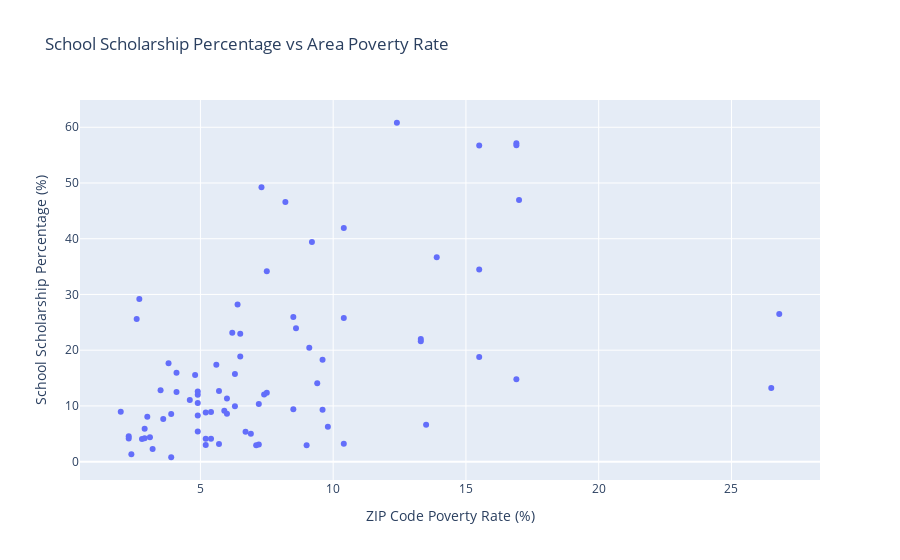

The notebook cell saved with this chart:
### Code cell
# @title
# Analyze relationship between poverty rates and school scholarships
# Check if poverty data is available before attempting merge
if 'poverty_df' in locals() and len(poverty_df) > 0 and 'zip_code' in poverty_df.columns and 'poverty_rate' in poverty_df.columns:

    # Merge school data with poverty data
    schools_with_poverty = df_clean.merge(
        poverty_df,
        on='zip_code',
        how='left'
    )

    schools_with_poverty_data = schools_with_poverty.dropna(subset=['poverty_rate'])

    if len(schools_with_poverty_data) > 0:

         # Scatter plot: Poverty rate vs Scholarship percentage
        fig_poverty_burden = px.scatter(
            schools_with_poverty_data,
            x='total_financial_burden',
            y='poverty_rate',
            hover_name='School',
            hover_data={
                'zip_code': True,
                'Scholarships': True,
                'Enrollment_Clean': True,
                'total_financial_burden': ':,.0f'
            },
            title='School Scholarship Percentage vs Area Poverty Rate',
            labels={
                'poverty_rate': 'ZIP Code Poverty Rate (%)',
                'total_financial_burden': 'Financial Burden',
                'Enrollment_Clean': "Enrollment",
                "zip_code": "Zip Code"
            }
        )

        fig_poverty_burden.write_html('schol_perc_vs_pov_rate.html', 
                             include_plotlyjs='inline',
                             config={'displayModeBar': False})


        fig_poverty_burden.show()

### Figure 1 — Plotly figure (JSON) as saved in the notebook; plotly's stock layout.template omitted (floating-point values rounded to 4 significant figures; data arrays with more than 128 entries replaced by an {"elided": "..."} marker saying what was removed)
{"data": [{"customdata": {"elided": "80x4 mixed values"}, "hovertemplate": "<b>%{hovertext}</b><br><br>ZIP Code Poverty Rate (%)=%{x}<br>School Scholarship Percentage (%)=%{y}<br>zip_code=%{customdata[0]}<br>Scholarships=%{customdata[1]}<br>Enrollment_Clean=%{customdata[2]}<br>total_financial_burden=%{customdata[3]:,.0f}<extra></extra>", "hovertext": ["All Saints Catholic School", "Annunciation School", "Ascension School", "Ave Maria Academy (Maple Grove, MN)", "Benilde-St. Margaret's Schools", "Bethlehem Academy (Faribault, MN)", "Blessed Trinity Catholic School ", "Carondelet Catholic School (Minneapolis, MN)", "Community of Saints School", "Divine Mercy Catholic School", "Epiphany School ", "Faithful Shepherd Catholic School ", "Frassati Catholic Academy (White Bear Lake)", "Good Shepherd", "Highland Catholic St. Paul, MN)", "Hill-Murray School (Maplewood, MN)", "Holy Cross Catholic School ", "Holy Family Academy (St. Louis Park, MN)", "Holy Name of Jesus School", "Holy Spirit Elementary School", "Holy Trinity School (South Saint Paul, MN)", "Immaculate Conception", "Mary, Queen of Peace Catholic School", "Maternity of Mary - Saint Andrew School", "Most Holy Redeemer School", "Nativity of Mary School", "Nativity of Our Lord Catholic School", "Notre Dame Academy", "Our Lady of Grace", "Our Lady of Peace School (Minneapolis, MN)", "Our Lady of the Lake Catholic School", "Our Lady of the Prairie School", "Presentation of the Blessed Virgin Mary School (Maplewood, MN)", "Providence Academy (Plymouth, MN)", "Risen Christ Catholic School", "Sacred Heart School", "Saint Agnes School ", "Saint Ambrose of Woodbury", "Saint Anne's School (Le Sueur, MN)", "Saint Bartholomew's School (Wayzata, MN)", "Saint Charles Borromeo School (Saint Anthony, MN)", "Saint Croix Catholic School (Stillwater, MN)", "Saint Dominic Elementary School (Northfield, MN)", "Saint Elizabeth Ann Seton School ", "Saint Francis Xavier School (Buffalo, MN)", "Saint Helena School ", "Saint Hubert School (Chanhassen, MN)", "Saint Jerome School ", "Saint John Paul II Catholic School", "Saint John School of Little Canada ", "Saint John the Baptist Catholic Montessori (Excelsior)", "Saint John the Baptist Catholic School (Savage, MN)", "Saint John the Baptist School (Jordan, MN)", "Saint John the Baptist School (New Brighton, MN)", "Saint John the Baptist School (Vermillion, MN)", "Saint Joseph School (Rosemount, MN)", "Saint Joseph School (Waconia, MN)", "Saint Joseph's Catholic School (West Saint Paul, MN)", "Saint Jude of the Lake Catholic School (Mahtomedi, MN)", "Saint Maximilian Kolbe Academy (Delano, MN)", "Saint Michael Catholic School (Saint Michael, MN)", "Saint Michael School (Prior Lake, MN)", "Saint Odilia School", "Saint Pascal Baylon Regional School", "Saint Peter Claver School", "Saint Peter School (North Saint Paul, MN)", "Saint Peter's Catholic School (Forest Lake, MN)", "Saint Raphael Catholic School (Crystal, MN)", "Saint Rose of Lima School (Roseville, MN)", "Saint Stephen's Catholic School ", "Saint Therese School (Deephaven, MN)", "Saint Thomas Academy", "Saint Thomas More ", "Saint Timothy School ", "Saint Vincent de Paul Catholic School", "Saint Wenceslaus School (New Prague, MN)", "Shakopee Area Catholic School", "Transfiguration Catholic School ", "Visitation School", "Way of the Shepherd School (Blaine, MN)"], "legendgroup": "", "marker": {"color": "#636efa", "symbol": "circle"}, "mode": "markers", "name": "", "orientation": "v", "showlegend": false, "type": "scatter", "x": [3.1, 6.9, 26.8, 3.0, 5.4, 13.3, 7.3, 2.4, 7.5, 13.3, 9.4, 7.1, 5.9, 9.0, 9.6, 10.4, 4.9, 5.4, 5.2, 9.6, 9.1, 12.4, 2.0, 15.5, 4.8, 16.9, 7.2, 4.1, 3.9, 6.3, 6.5, 2.7, 10.4, 2.3, 16.9, 8.5, 26.5, 2.8, 13.5, 5.2, 8.5, 6.0, 6.4, 4.9, 6.3, 8.2, 3.2, 15.5, 9.2, 15.5, 3.8, 4.9, 4.9, 9.8, 5.6, 3.9, 4.1, 7.5, 4.6, 2.6, 3.6, 2.3, 5.7, 17.0, 16.9, 10.4, 6.0, 13.9, 7.4, 4.9, 5.2, 2.9, 7.2, 6.5, 6.7, 3.5, 5.7, 6.2, 2.9, 8.6], "xaxis": "x", "y": [4.38, 5.0, 26.47, 8.075, 4.124, 22.0, 49.24, 1.309, 34.18, 21.6, 14.08, 2.948, 9.137, 2.932, 9.326, 3.195, 12.0, 8.901, 2.978, 18.28, 20.45, 60.81, 8.974, 34.48, 15.56, 14.79, 3.053, 12.5, 0.7874, 15.73, 18.85, 29.17, 41.94, 4.545, 57.14, 25.95, 13.23, 4.061, 6.604, 8.824, 9.416, 8.571, 28.21, 8.287, 9.932, 46.6, 2.254, 56.73, 39.42, 18.78, 17.65, 12.6, 10.53, 6.283, 17.39, 8.55, 15.97, 12.34, 11.06, 25.61, 7.639, 4.167, 3.151, 46.96, 56.79, 25.79, 11.31, 36.69, 12.06, 5.422, 4.124, 4.196, 10.33, 22.95, 5.376, 12.82, 12.66, 23.15, 5.882, 23.94], "yaxis": "y"}], "layout": {"legend": {"tracegroupgap": 0}, "title": {"text": "School Scholarship Percentage vs Area Poverty Rate"}, "xaxis": {"anchor": "y", "domain": [0, 1], "title": {"text": "ZIP Code Poverty Rate (%)"}}, "yaxis": {"anchor": "x", "domain": [0, 1], "title": {"text": "School Scholarship Percentage (%)"}}}}
